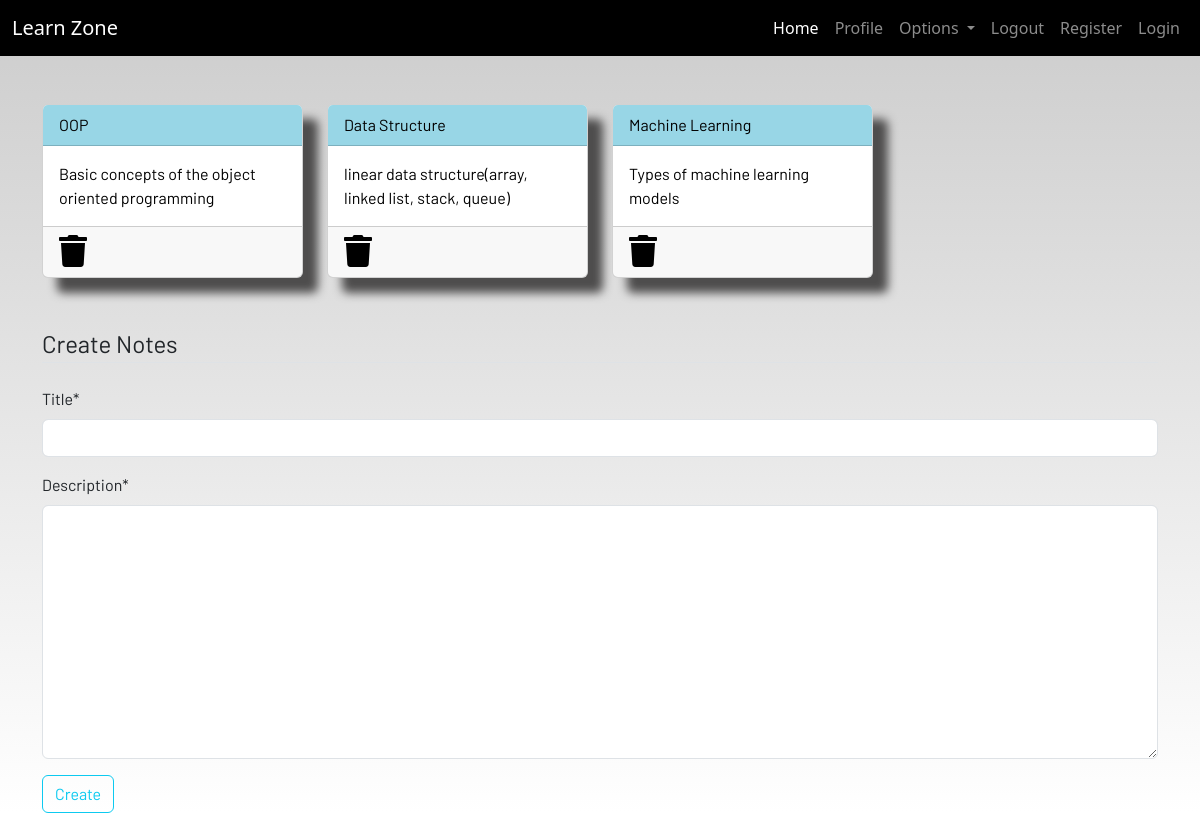
The page /notes (signed in) on the database as committed earlier.
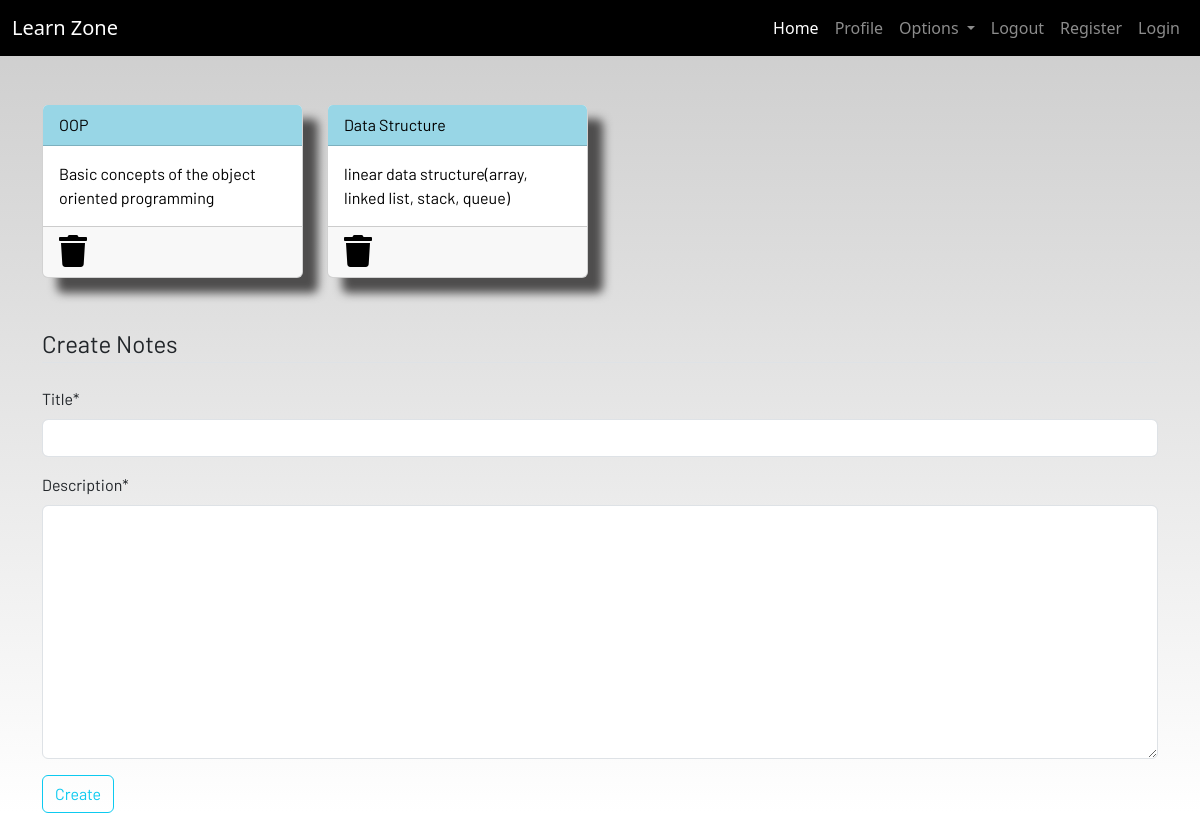
The same page on the database as committed later.
### dashboard/models.py (models this page shows, shortened)
class Notes(models.Model):
    user = models.ForeignKey(User,on_delete=models.CASCADE)
    title = models.CharField(max_length=200)
    description = models.TextField()
    def __str__(self):
            return self.title
    class Meta:
        verbose_name_plural = "notes"

### dashboard/views.py (the view)
# urls.py: path('notes',views.notes,name='notes'),
def notes(request):
    if request.method == 'POST':
        form = NotesFrom(request.POST)
        if form.is_valid():
            notes = Notes(user = request.user,title=request.POST['title'],description=request.POST['description'])
            notes.save()
        messages.success(request, f"Notes added from {request.user.username} successfully")
    else:
        form = NotesFrom()
    notes = Notes.objects.filter(user = request.user)
    context = {'notes':notes, 'form':form}
    return render(request, 'dashboard/notes.html',context)

### dashboard/forms.py
class NotesFrom(forms.ModelForm):
    class Meta:
        model = Notes
        fields = ['title','description']

### dashboard/templates/dashboard/notes.html (shortened to what this page needs)
{% extends 'dashboard/base.html' %}
{% load static %}
{% load crispy_forms_tags %}
{% block content %}
<div class="container">
    <div class="row">
        {% for note in notes %}
        <div class="col-md-3">
            <a href="{% url 'notes-detail' note.id %}">
                <div class="card">
                    <div class="card-header">{{note.title}}</div>
                    <div class="card-body">{{note.description | slice:"0:100"}}</div>
                    <div class="card-footer mt-auto "><a href="{% url 'delete-note' note.id %}">
                        <i class="fa fa-trash fa-2x"></i></a>
                    </div>
                </div>
            </a>
        </div>
        {% endfor %}
        <br><br>
    </div>
</div>
<br><br>
<div class="container">
    <form method="POST">
            <legend class="border-bottom mb-4">Create Notes</legend>
    {{ form|crispy }}
        <div class="form-group">
            <button href="" class="btn btn-outline-info" type="submit">
                Create
            </button>
        </div>
    </form>
</div>
{% endblock content %}

Rows that differ between the two databases and show on the page:
removed Notes: title "Machine Learning", description "Types of machine learning models"
